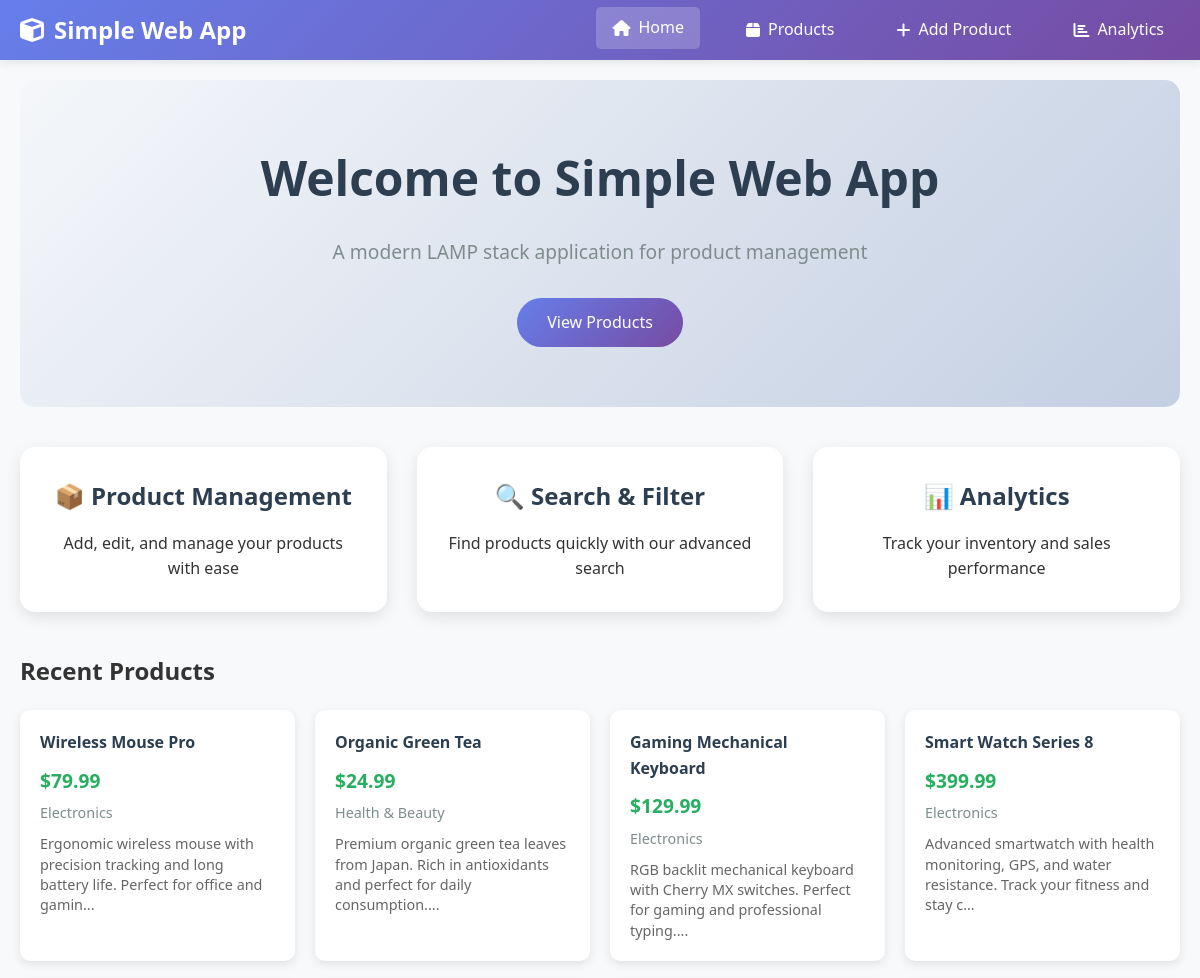
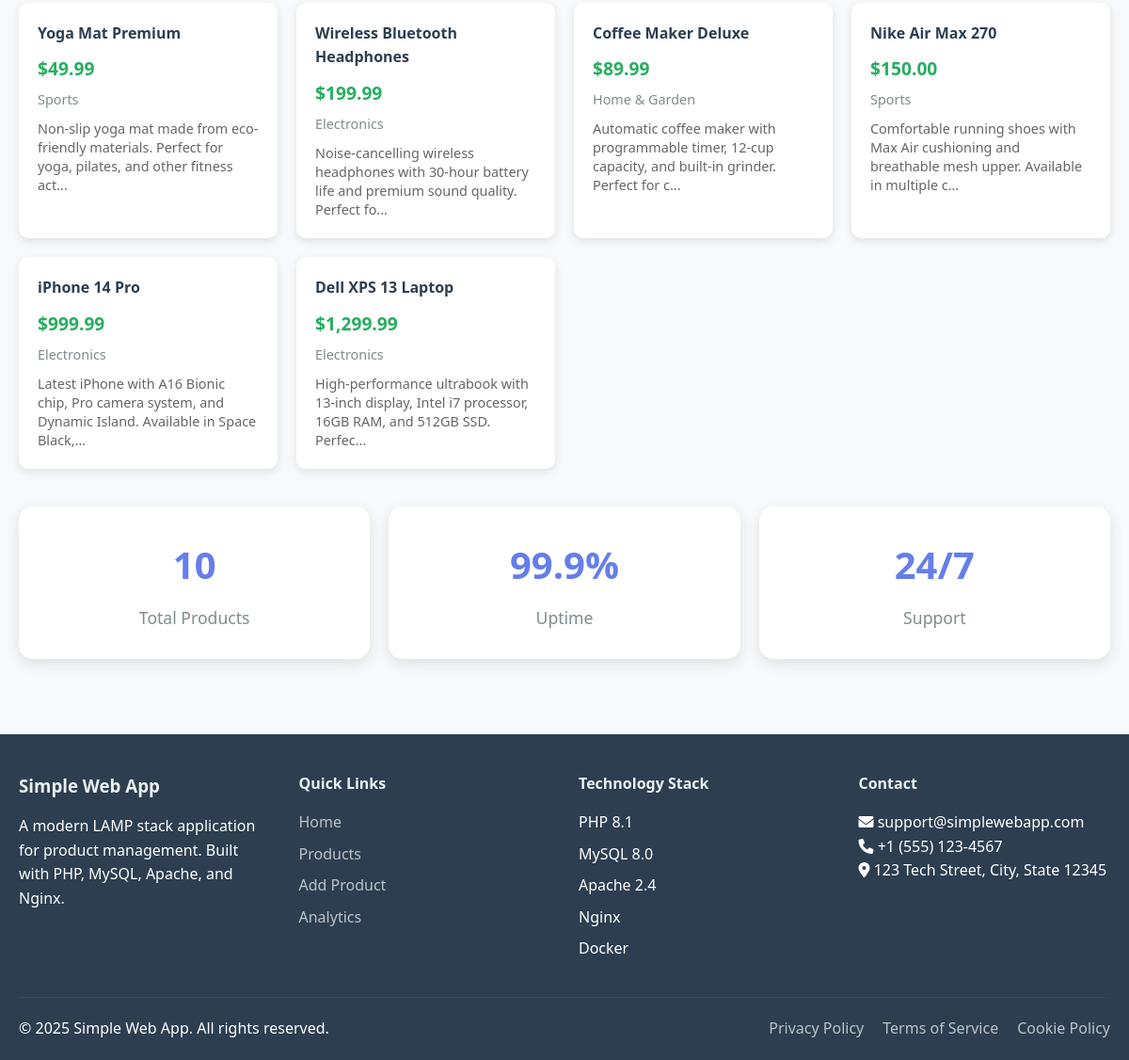
Screenshot of /project-01-simple-web-app/src/index.php with the database file from the repository (2 pictures, top to bottom).
### tables this page shows
CREATE TABLE products (
    id INT AUTO_INCREMENT PRIMARY KEY,
    name VARCHAR(255) NOT NULL,
    description TEXT,
    price DECIMAL(10,2) NOT NULL,
    category VARCHAR(100),
    sku VARCHAR(100) UNIQUE,
    stock_quantity INT DEFAULT 0,
    image_url VARCHAR(500),
    is_active BOOLEAN DEFAULT TRUE,
    created_at TIMESTAMP DEFAULT CURRENT_TIMESTAMP,
    updated_at TIMESTAMP DEFAULT CURRENT_TIMESTAMP ON UPDATE CURRENT_TIMESTAMP,
    INDEX idx_name (name),
    INDEX idx_category (category),
    INDEX idx_price (price),
    INDEX idx_created_at (created_at)
);

### project-01-simple-web-app/src/index.php (the view, shortened to what this page needs)
<?php
require_once 'config/database.php';
require_once 'includes/header.php';
try {
    $stmt = $pdo->query("SELECT * FROM products ORDER BY created_at DESC LIMIT 10");
    $products = $stmt->fetchAll(PDO::FETCH_ASSOC);
} catch (PDOException $e) {
    $products = [];
    $error = "Database connection failed: " . $e->getMessage();
}
?>
<div class="container">
    <div class="hero">
        <h1>Welcome to Simple Web App</h1>
        <p>A modern LAMP stack application for product management</p>
        <a href="pages/products.php" class="btn btn-primary">View Products</a>
    </div>
    <div class="features">
        <div class="feature-card">
            <h3>📦 Product Management</h3>
            <p>Add, edit, and manage your products with ease</p>
        </div>
        <div class="feature-card">
            <h3>🔍 Search & Filter</h3>
            <p>Find products quickly with our advanced search</p>
        </div>
        <div class="feature-card">
            <h3>📊 Analytics</h3>
            <p>Track your inventory and sales performance</p>
        </div>
    </div>
    <?php if (!empty($products)): ?>
        <div class="recent-products">
            <h2>Recent Products</h2>
            <div class="product-grid">
                <?php foreach ($products as $product): ?>
                    <div class="product-card">
                        <h4><?php echo htmlspecialchars($product['name']); ?></h4>
                        <p class="price">$<?php echo number_format($product['price'], 2); ?></p>
                        <p class="category"><?php echo htmlspecialchars($product['category']); ?></p>
                        <p class="description"><?php echo htmlspecialchars(substr($product['description'], 0, 100)) . '...'; ?></p>
                    </div>
                <?php endforeach; ?>
            </div>
        </div>
    <?php endif; ?>
    <div class="stats">
        <div class="stat-item">
            <h3><?php echo count($products); ?></h3>
            <p>Total Products</p>
        </div>
        <div class="stat-item">
            <h3>99.9%</h3>
            <p>Uptime</p>
        </div>
        <div class="stat-item">
            <h3>24/7</h3>
            <p>Support</p>
        </div>
    </div>
</div>
<?php require_once 'includes/footer.php'; ?>

### project-01-simple-web-app/src/includes/header.php (shortened to what this page needs)
<!DOCTYPE html>
<html lang="en">
<head>
    <link rel="stylesheet" href="assets/css/style.css">
    <link href="https://cdnjs.cloudflare.com/ajax/libs/font-awesome/6.0.0/css/all.min.css" rel="stylesheet">
</head>
<body>
    <nav class="navbar">
        <div class="nav-container">
            <div class="nav-logo">
                <a href="index.php">
                    <i class="fas fa-cube"></i>
                    Simple Web App
                </a>
            </div>
            <div class="nav-menu" id="nav-menu">
                <a href="index.php" class="nav-link <?php echo basename($_SERVER['PHP_SELF']) == 'index.php' ? 'active' : ''; ?>">
                    <i class="fas fa-home"></i> Home
                </a>
                <a href="pages/products.php" class="nav-link <?php echo basename($_SERVER['PHP_SELF']) == 'products.php' ? 'active' : ''; ?>">
                    <i class="fas fa-box"></i> Products
                </a>
                <a href="pages/add-product.php" class="nav-link <?php echo basename($_SERVER['PHP_SELF']) == 'add-product.php' ? 'active' : ''; ?>">
                    <i class="fas fa-plus"></i> Add Product
                </a>
                <a href="pages/analytics.php" class="nav-link <?php echo basename($_SERVER['PHP_SELF']) == 'analytics.php' ? 'active' : ''; ?>">
                    <i class="fas fa-chart-bar"></i> Analytics
                </a>
            </div>
        </div>
    </nav>
    <main class="main-content">

### project-01-simple-web-app/src/includes/footer.php (shortened to what this page needs)
    </main>
    <footer class="footer">
        <div class="footer-container">
            <div class="footer-content">
                <div class="footer-section">
                    <h3>Simple Web App</h3>
                    <p>A modern LAMP stack application for product management. Built with PHP, MySQL, Apache, and Nginx.</p>
                </div>
                <div class="footer-section">
                    <h4>Quick Links</h4>
                    <ul>
                        <li><a href="index.php">Home</a></li>
                        <li><a href="pages/products.php">Products</a></li>
                        <li><a href="pages/add-product.php">Add Product</a></li>
                        <li><a href="pages/analytics.php">Analytics</a></li>
                    </ul>
                </div>
                <div class="footer-section">
                    <h4>Technology Stack</h4>
                    <ul>
                        <li>PHP 8.1</li>
                        <li>MySQL 8.0</li>
                        <li>Apache 2.4</li>
                        <li>Nginx</li>
                        <li>Docker</li>
                    </ul>
                </div>
                <div class="footer-section">
                    <h4>Contact</h4>
                    <p>
                        <i class="fas fa-envelope"></i> support@simplewebapp.com<br>
                        <i class="fas fa-phone"></i> +1 (555) 123-4567<br>
                        <i class="fas fa-map-marker-alt"></i> 123 Tech Street, City, State 12345
                    </p>
                </div>
            </div>
            <div class="footer-bottom">
                <p>&copy; <?php echo date('Y'); ?> Simple Web App. All rights reserved.</p>
                <div class="footer-links">
                    <a href="#">Privacy Policy</a>
                    <a href="#">Terms of Service</a>
                    <a href="#">Cookie Policy</a>
                </div>
            </div>
        </div>
    </footer>
</body>
</html>

### project-01-simple-web-app/src/assets/css/style.css (style rules this page uses)
* { margin: 0; padding: 0; box-sizing: border-box; }
body { font-family: 'Segoe UI', Tahoma, Geneva, Verdana, sans-serif; line-height: 1.6; color: #333; background-color: #f8f9fa; }
.navbar { background: linear-gradient(135deg, #667eea 0%, #764ba2 100%); box-shadow: 0 2px 10px rgba(0,0,0,0.1); position: sticky; top: 0; z-index: 1000; }
.nav-container { max-width: 1200px; margin: 0 auto; padding: 0 20px; display: flex; justify-content: space-between; align-items: center; height: 60px; }
.nav-logo a { color: white; text-decoration: none; font-size: 1.5rem; font-weight: bold; display: flex; align-items: center; gap: 10px; }
.nav-menu { display: flex; gap: 30px; }
.nav-link { color: white; text-decoration: none; padding: 8px 16px; border-radius: 5px; transition: all 0.3s ease; display: flex; align-items: center; gap: 8px; }
.nav-link:hover, .nav-link.active { background-color: rgba(255,255,255,0.2); transform: translateY(-2px); }
.main-content { min-height: calc(100vh - 120px); padding: 20px 0; }
.container { max-width: 1200px; margin: 0 auto; padding: 0 20px; }
.hero { text-align: center; padding: 60px 0; background: linear-gradient(135deg, #f5f7fa 0%, #c3cfe2 100%); border-radius: 15px; margin-bottom: 40px; }
.hero h1 { font-size: 3rem; margin-bottom: 20px; color: #2c3e50; }
.hero p { font-size: 1.2rem; margin-bottom: 30px; color: #7f8c8d; }
.btn { display: inline-block; padding: 12px 30px; background: linear-gradient(135deg, #667eea 0%, #764ba2 100%); color: white; text-decoration: none; border-radius: 25px; transition: all 0.3s ease; border: none; cursor: pointer; font-size: 1rem; }
.btn-primary { background: linear-gradient(135deg, #667eea 0%, #764ba2 100%); }
.features { display: grid; grid-template-columns: repeat(auto-fit, minmax(300px, 1fr)); gap: 30px; margin-bottom: 40px; }
.feature-card { background: white; padding: 30px; border-radius: 15px; box-shadow: 0 5px 15px rgba(0,0,0,0.1); text-align: center; transition: transform 0.3s ease; }
.feature-card h3 { font-size: 1.5rem; margin-bottom: 15px; color: #2c3e50; }
.product-grid { display: grid; grid-template-columns: repeat(auto-fill, minmax(250px, 1fr)); gap: 20px; margin-top: 20px; }
.product-card { background: white; padding: 20px; border-radius: 10px; box-shadow: 0 3px 10px rgba(0,0,0,0.1); transition: transform 0.3s ease; }
.product-card h4 { color: #2c3e50; margin-bottom: 10px; }
.price { font-size: 1.2rem; font-weight: bold; color: #27ae60; margin-bottom: 5px; }
.category { color: #7f8c8d; font-size: 0.9rem; margin-bottom: 10px; }
.description { color: #666; font-size: 0.9rem; line-height: 1.4; }
.stats { display: grid; grid-template-columns: repeat(auto-fit, minmax(200px, 1fr)); gap: 20px; margin-top: 40px; }
.stat-item { background: white; padding: 30px; border-radius: 15px; text-align: center; box-shadow: 0 5px 15px rgba(0,0,0,0.1); }
.stat-item h3 { font-size: 2.5rem; color: #667eea; margin-bottom: 10px; }
.stat-item p { color: #7f8c8d; font-size: 1.1rem; }
.footer { background: #2c3e50; color: white; padding: 40px 0 20px; margin-top: 60px; }
.footer-container { max-width: 1200px; margin: 0 auto; padding: 0 20px; }
.footer-content { display: grid; grid-template-columns: repeat(auto-fit, minmax(250px, 1fr)); gap: 30px; margin-bottom: 30px; }
.footer-section h3, .footer-section h4 { margin-bottom: 15px; color: #ecf0f1; }
.footer-section ul { list-style: none; }
.footer-section ul li { margin-bottom: 8px; }
.footer-section ul li a { color: #bdc3c7; text-decoration: none; transition: color 0.3s ease; }
.footer-bottom { border-top: 1px solid #34495e; padding-top: 20px; display: flex; justify-content: space-between; align-items: center; flex-wrap: wrap; gap: 20px; }
.footer-links { display: flex; gap: 20px; }
.footer-links a { color: #bdc3c7; text-decoration: none; transition: color 0.3s ease; }

### rows the page displays
products: name "Wireless Mouse Pro", price "79.99", category "Electronics", description "Ergonomic wireless mouse with precision tracking and long battery life. Perfect for office and gamin"
products: name "Organic Green Tea", price "24.99", category "Health & Beauty", description "Premium organic green tea leaves from Japan. Rich in antioxidants and perfect for daily consumption."
products: name "Gaming Mechanical Keyboard", price "129.99", category "Electronics", description "RGB backlit mechanical keyboard with Cherry MX switches. Perfect for gaming and professional typing."
products: name "Smart Watch Series 8", price "399.99", category "Electronics", description "Advanced smartwatch with health monitoring, GPS, and water resistance. Track your fitness and stay c"
products: name "Yoga Mat Premium", price "49.99", category "Sports", description "Non-slip yoga mat made from eco-friendly materials. Perfect for yoga, pilates, and other fitness act"
products: name "Wireless Bluetooth Headphones", price "199.99", category "Electronics", description "Noise-cancelling wireless headphones with 30-hour battery life and premium sound quality. Perfect fo"
products: name "Coffee Maker Deluxe", price "89.99", category "Home & Garden", description "Automatic coffee maker with programmable timer, 12-cup capacity, and built-in grinder. Perfect for c"
products: name "Nike Air Max 270", price "150.00", category "Sports", description "Comfortable running shoes with Max Air cushioning and breathable mesh upper. Available in multiple c"
products: name "iPhone 14 Pro", price "999.99", category "Electronics", description "Latest iPhone with A16 Bionic chip, Pro camera system, and Dynamic Island. Available in Space Black,"
products: name "Dell XPS 13 Laptop", price "1,299.99", category "Electronics", description "High-performance ultrabook with 13-inch display, Intel i7 processor, 16GB RAM, and 512GB SSD. Perfec"

### other values shown
count($products) "10"
